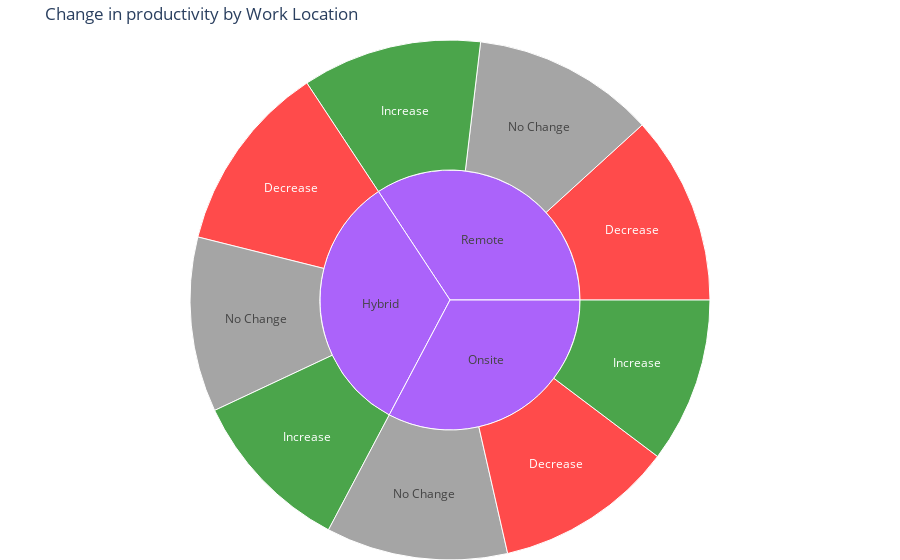

The code cell stored with this chart in its notebook:
### Markdown cell above
This visualization shows the the breakdown of amount of stress among the differnt work types. They are very similar again, though it is worth noting that onsite has the least "High" stressed individuals and remote has the most. This would suggest that overall it is not a huge difference but working remotly may be slightly more stressful.

### Code cell
mentalHealthVizThreeDf = mental_health_df

# Group data by Work_Location and Productivity_Change to get counts
sunburst_data = mentalHealthVizThreeDf.groupby(['Work_Location', 'Productivity_Change']).size().reset_index(name='Count')

# Create the sunburst plot
plot = px.sunburst(
    sunburst_data,
    path=['Work_Location', 'Productivity_Change'],  # Define the hierarchy
    values='Count',  # Size of each slice
    color='Productivity_Change',  # Color by stress level
    color_discrete_map={'Decrease': 'red', 'No Change': 'grey', 'Increase': 'green'}  # Custom colors
)

# Update layout for readability
plot.update_layout(
    title="Change in productivity by Work Location",
    margin=dict(t=40, l=0, r=0, b=0)
)

plot.show()

### Figure 1 — Plotly figure (JSON) as saved in the notebook; plotly's stock layout.template omitted (floating-point values rounded to 4 significant figures)
{"data": [{"branchvalues": "total", "customdata": [["Decrease"], ["Increase"], ["No Change"], ["Decrease"], ["Increase"], ["No Change"], ["Decrease"], ["Increase"], ["No Change"], ["(?)"], ["(?)"], ["(?)"]], "domain": {"x": [0, 1], "y": [0, 1]}, "hovertemplate": "labels=%{label}<br>Count=%{value}<br>parent=%{parent}<br>id=%{id}<br>Productivity_Change=%{customdata[0]}<extra></extra>", "ids": ["Hybrid/Decrease", "Hybrid/Increase", "Hybrid/No Change", "Onsite/Decrease", "Onsite/Increase", "Onsite/No Change", "Remote/Decrease", "Remote/Increase", "Remote/No Change", "Hybrid", "Onsite", "Remote"], "labels": ["Decrease", "Increase", "No Change", "Decrease", "Increase", "No Change", "Decrease", "Increase", "No Change", "Hybrid", "Onsite", "Remote"], "marker": {"colors": ["red", "green", "grey", "red", "green", "grey", "red", "green", "grey", "#ab63fa", "#ab63fa", "#ab63fa"]}, "name": "", "parents": ["Hybrid", "Hybrid", "Hybrid", "Onsite", "Onsite", "Onsite", "Remote", "Remote", "Remote", "", "", ""], "type": "sunburst", "values": [591, 514, 544, 558, 514, 565, 588, 558, 568, 1649, 1637, 1714]}], "layout": {"legend": {"tracegroupgap": 0}, "margin": {"b": 0, "l": 0, "r": 0, "t": 40}, "title": {"text": "Change in productivity by Work Location"}}}
